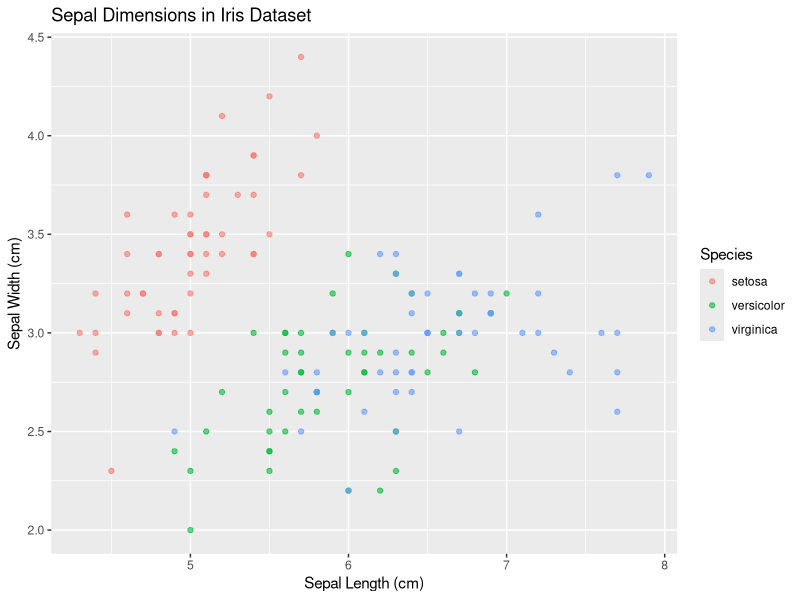
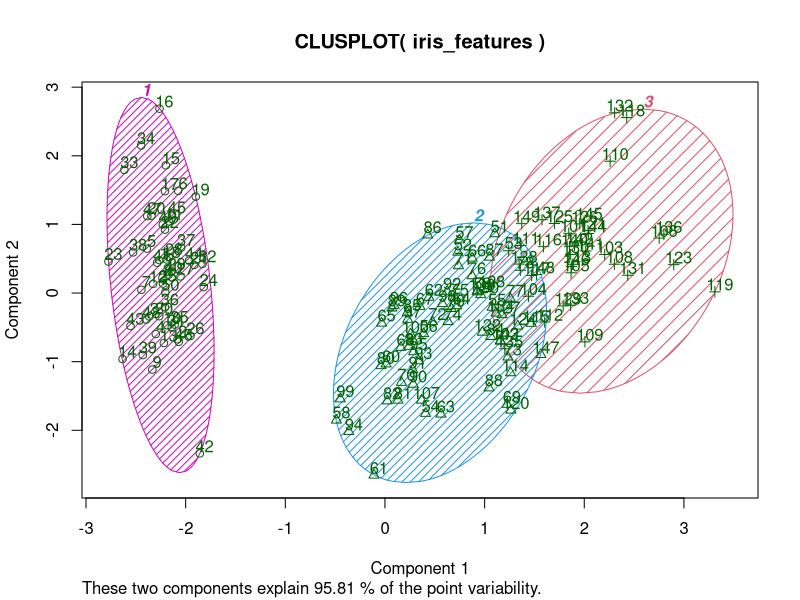

The R source for these figures, in order:
## ---- chunk 1
#| echo: false
#| warning: false
#| message: false
knitr::opts_chunk$set(echo = TRUE, warning = FALSE, message = FALSE)
library(ggplot2)
data(iris)
ggplot(iris, aes(x = Sepal.Length, y = Sepal.Width, color = Species)) +
  geom_point(alpha = 0.6) +
  labs(title = "Sepal Dimensions in Iris Dataset",
       x = "Sepal Length (cm)",
       y = "Sepal Width (cm)")
## ---- chunk 2
#| echo: false
set.seed(123)
iris_features <- iris[, -5]
kmeans_result <- kmeans(iris_features, centers = 3)
## ---- chunk 3
library(cluster)
clusplot(iris_features, kmeans_result$cluster, color = TRUE, shade = TRUE,
         labels = 2, lines = 0)
## ---- chunk 4
#| echo: false
# Print clustering results
print(kmeans_result)
